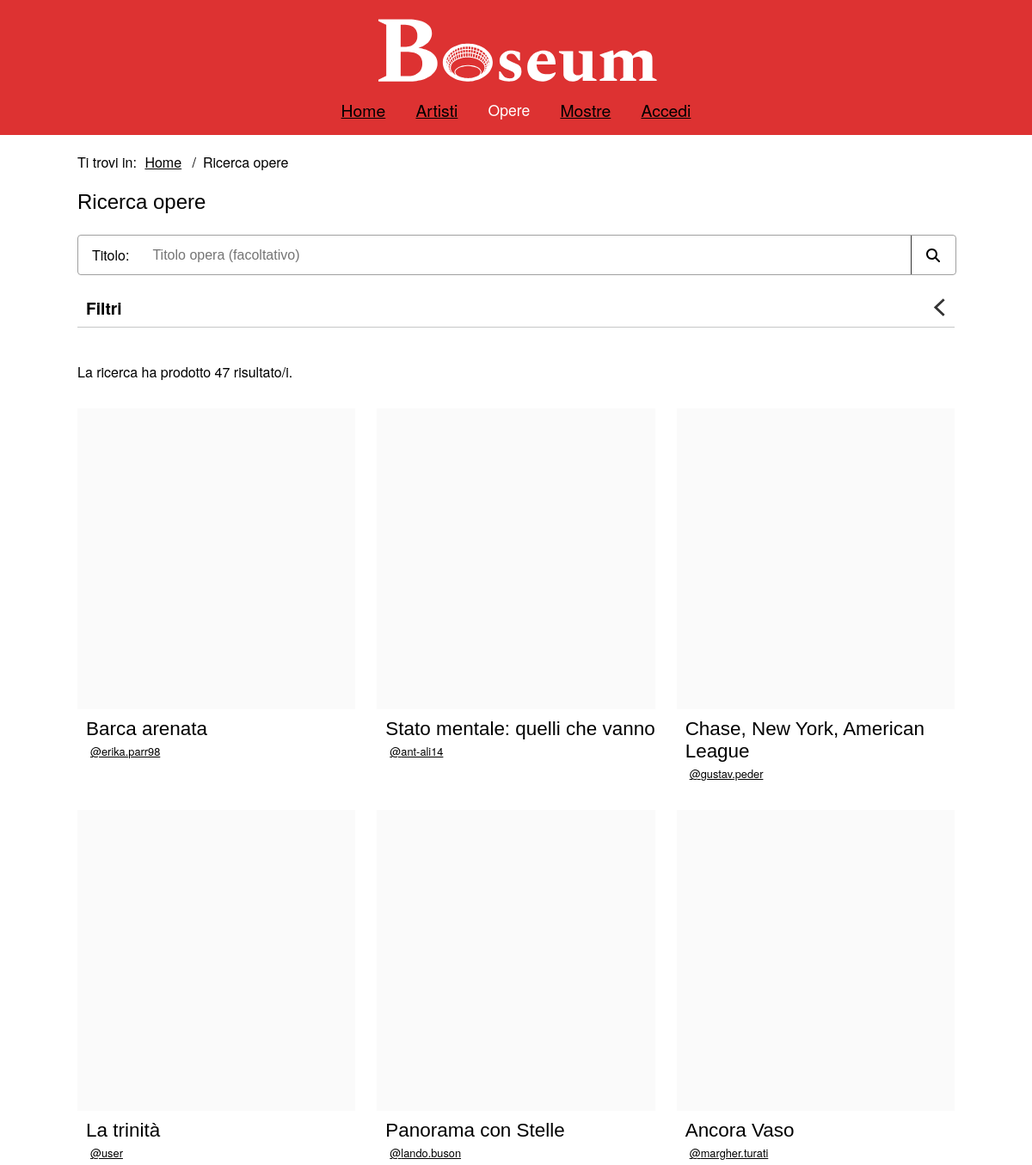
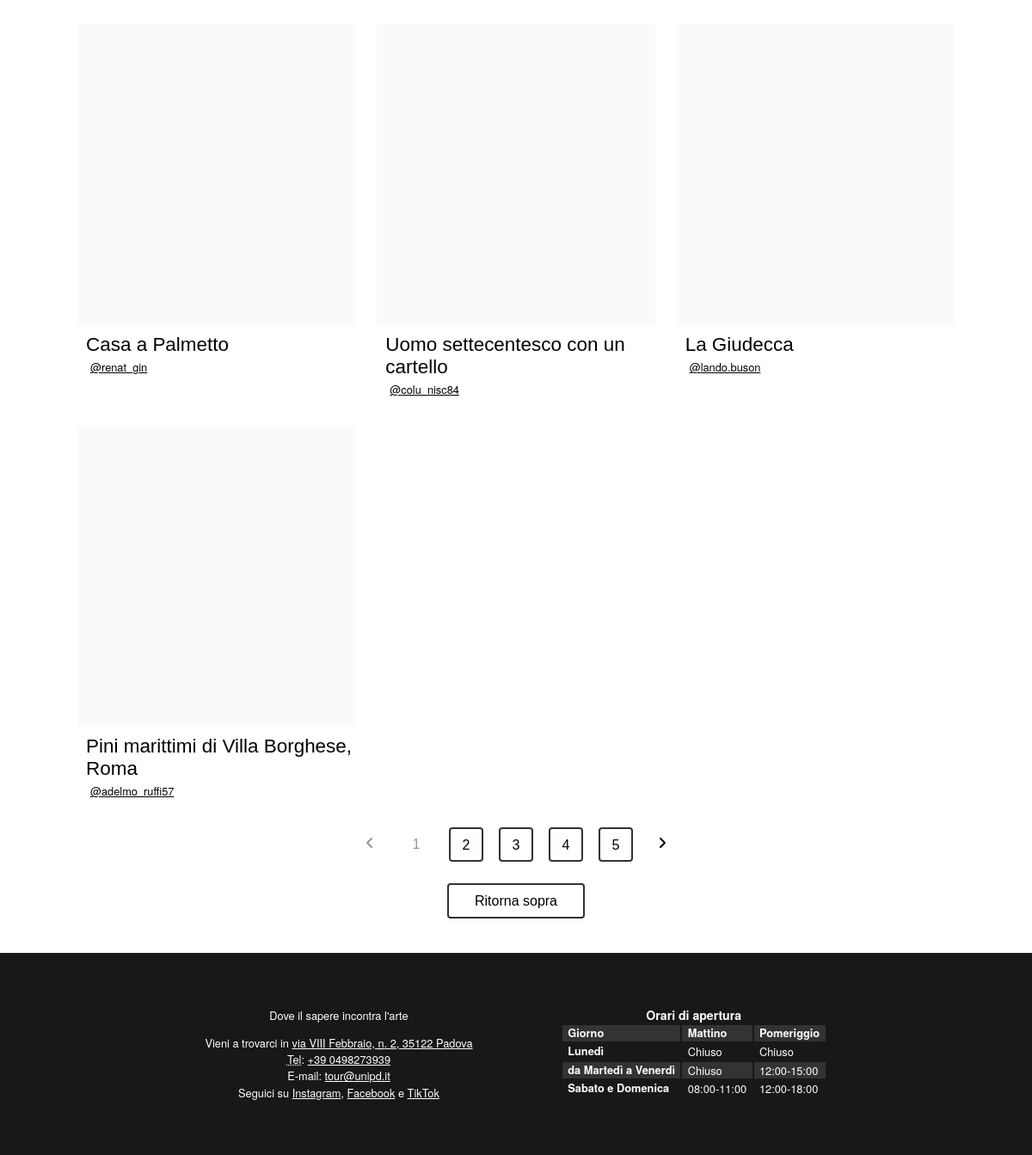
Screenshot of /php/opere.php with the database file from the repository (2 pictures, top to bottom).
### tables this page shows
CREATE TABLE `Artworks` (
  `id` int(11) NOT NULL,
  `title` varchar(100) NOT NULL,
  `main_image` varchar(100) NOT NULL,
  `description` varchar(1000) NOT NULL,
  `height` float DEFAULT NULL,
  `width` float DEFAULT NULL,
  `length` float DEFAULT NULL,
  `start_date` date DEFAULT NULL,
  `end_date` date DEFAULT NULL,
  `upload_time` timestamp NOT NULL DEFAULT current_timestamp(),
  `id_artist` int(11) NOT NULL
);

CREATE TABLE `Users` (
  `id` int(11) NOT NULL,
  `username` varchar(30) NOT NULL,
  `password` varchar(255) NOT NULL,
  `name` varchar(30) NOT NULL,
  `lastname` varchar(30) NOT NULL,
  `is_admin` tinyint(1) NOT NULL,
  `image` varchar(100) DEFAULT NULL,
  `birth_date` date DEFAULT NULL,
  `birth_place` varchar(30) DEFAULT NULL,
  `biography` varchar(1000) DEFAULT NULL,
  `experience` varchar(1000) DEFAULT NULL
);

### php/DBAccess.php (called while the page is built, shortened)
<?php
class DBAccess
{
    private $connection;
    public function openDBConnection()
    {
        try {
            $this->connection = mysqli_connect(
                self::HOST_DB,
                self::USERNAME,
                self::PASSWORD,
                self::DATABASE_NAME
            );
        } catch (\Exception $e) {
            return false;
        }
        return true;
    }
    public function getLabels()
    {
        $query = "SELECT * FROM Labels";
        $queryResult = mysqli_query($this->connection, $query) or DBAccess::errorDB(true);
        if (mysqli_num_rows($queryResult) != 0) {
            $result = array();
            while ($row = mysqli_fetch_array($queryResult, MYSQLI_ASSOC)) {
                $result[] = $row;
            }
            return $result;
        } else return null;
    }
    public function getArtworksQuery($text = "", $time = "", $height = "", $width = "", $depth = "", $labels = array())
    {
        $time_filter = "";
        $height_filter = "";
        $width_filter = "";
        $depth_filter = "";
        $labels_filter = "";
        $groupby_labels_filter = "";
        $query = "SELECT DISTINCT A1.id AS artistID, A1.title, A1.main_image, U1.id AS artworkID, U1.username
                    FROM (Artworks AS A1 JOIN Users AS U1 ON A1.id_artist = U1.id)
                    JOIN (
                        SELECT DISTINCT Artworks.id
                        FROM (Artworks LEFT OUTER JOIN Users ON Artworks.id_artist = Users.id) LEFT OUTER JOIN ArtworkLabels ON Artworks.id = ArtworkLabels.id_artwork
                        WHERE (Artworks.title LIKE '%$text%'
                            $time_filter
                            $height_filter
                            $width_filter
                            $depth_filter
                            $labels_filter
                        ) $groupby_labels_filter ) AS QR ON A1.id = QR.id
                    ORDER BY A1.upload_time DESC";
        $queryResult = mysqli_query($this->connection, $query) or DBAccess::errorDB(true);
        if (mysqli_num_rows($queryResult) != 0) {
            $result = array();
            while ($row = mysqli_fetch_array($queryResult, MYSQLI_ASSOC)) {
                $result[] = $row;
            }
            return $result;
        } else return null;
    }
}

### php/opere.php (the view, shortened to what this page needs)
<?php
require_once 'DBAccess.php';
require_once 'utils.php';
$isLoggedIn = isset($_SESSION['logged_id']);
$loginOrProfileTitle = $isLoggedIn ?
    "<a href=\"artista.php?id=" . $_SESSION['logged_id'] . "\"><span lang=\"en\">Account</span></a>" :
    "<a href=\"login.php\">Accedi</a>";
$connection = new DB\DBAccess();
$titleSearch = isset($_GET["title"]) ? $_GET["title"] : "";
$dateSearch = isset($_GET["date"]) ? $_GET["date"] : "";
$heightSearch =  isset($_GET["height"]) ? $_GET["height"] : "";
$widthSearch = isset($_GET["width"]) ? $_GET["width"] : "";
$depthSearch = isset($_GET["depth"]) ? $_GET["depth"] : "";
$labelSearch = array();
$labels = $connection->getLabels();
$labelsContainer = '';
if ($labels && sizeof($labels) > 0) {
    $labelsContainer = "<ul id=\"labels_list\">";
    foreach ($labels as $label) {
        $labelChecked = isset($_GET[$label['label']]) ? "checked" : "";
        $labelsContainer .= "
        <li>
            <input
                type=\"checkbox\"
                class=\"label_checkbox\"
                id=\"" . $label['label'] . "\"
                value=\"" . $label['label'] . "\"
                name=\"" . $label['label'] . "\"
                " . $labelChecked . ">
            <label for=\"" . $label['label'] . "\">" . ucfirst($label['label']) . "</label>
        </li>";
    }
    $labelsContainer .= "</ul>";
}
$artworks = $connection->getArtworksQuery($titleSearch, $dateSearch, $heightSearch, $widthSearch, $depthSearch, $labelSearch);
$dateRanges = array("1960-1970", "1970-1980", "1990-2000", "2000-2005", "2005-2010", "2010-2015", "2015-2020", "2020-2024");
$dateOptions = "<option value=\"\">-</option>";
foreach ($dateRanges as $date) {
    $dateSelected = $dateSearch == $date ? " selected" : "";
    $dateOptions .= "<option value=\"" . $date . "\"" . $dateSelected . ">" . $date . "</option>";
}
$heightRanges = array("0-20", "20-50", "50-80", "80-150", "150-300");
$heightOptions = "<option value=\"\">-</option>";
foreach ($heightRanges as $height) {
    $heightSelected = $heightSearch == $height ? " selected" : "";
    $heightOptions .= "<option value=\"" . $height . "\"" . $heightSelected . ">" . $height . "</option>";
}
$widthRanges = array("0-20", "20-50", "50-80", "80-150", "150-300");
$widthOptions = "<option value=\"\">-</option>";
foreach ($widthRanges as $width) {
    $widthSelected = $widthSearch == $width ? " selected" : "";
    $widthOptions .= "<option value=\"" . $width . "\"" . $widthSelected . ">" . $width . "</option>";
}
$depthRanges = array("0-20", "20-50", "50-80", "80-150", "150-300");
$depthOptions = "<option value=\"\">-</option>";
foreach ($depthRanges as $depth) {
    $depthSelected = $depthSearch == $depth ? " selected" : "";
    $depthOptions .= "<option value=\"" . $depth . "\"" . $depthSelected . ">" . $depth . "</option>";
}
$figuresContainer = "";
if ($artworks && sizeof($artworks) > 0) {
    $figuresContainer = "<div class=\"results_section\" id=\"paginated_section\">";
    foreach ($artworks as $artwork) {
        $idArtwork = $artwork['artistID'];
        $title = $artwork['title'];
        $mainImage = $artwork['main_image'];
        $idArtist = $artwork['artworkID'];
        $username = $artwork['username'];
        $figuresContainer .= "
        <figure class=\"gallery_item\">
            <div class=\"artwork_gallery_item_image\">
                <a aria-label=\"Visita la pagina dell'opera " . $title . "\"
                    href=\"opera.php?id=" . $idArtwork . "\">
                    <img src=\"" . $mainImage . "\" alt=\"\"/>
                </a>
            </div>
            <figcaption>
                <div class=\"artwork_gallery_item_title\">
                    <h3>" . $title . "</h3>
                </div>
                <div class=\"artist_mini_preview_info\">
                    <a href=\"artista.php?id=" . $idArtist . "\">" . $username . "</a>
                </div>
            </figcaption>
        </figure>";
    }
    $figuresContainer .= "</div>" . addPaginator();
}
$opere = file_get_contents("../templates/opere.html");
$opere = str_replace("{{login_or_profile_title}}", $loginOrProfileTitle, $opere);
$opere = str_replace("{{title}}", $titleSearch, $opere);
$opere = str_replace("{{date}}", $dateOptions, $opere);
$opere = str_replace("{{height}}", $heightOptions, $opere);
$opere = str_replace("{{width}}", $widthOptions, $opere);
$opere = str_replace("{{depth}}", $depthOptions, $opere);
$opere = str_replace("{{labels}}", $labelsContainer, $opere);
$opere = str_replace("{{count}}", $artworks ? sizeof($artworks) : 0, $opere);
$opere = str_replace("{{results}}", $figuresContainer, $opere);
echo ($opere);

### assets/CSS/mini.css (style rules this page uses)
header { display: flex; align-items: center; justify-content: space-between; }
header h1 { background-image: url("../images/logomini.png"); font-size: 3em; }
#menu { width: max-content; color: white; transition: transform 0.5s ease; z-index: 3; }
#menu nav { position: fixed; right: 0; top: 0; width: 100%; padding: 5em 0 3em 0; background: var(--headerBgColor); transform: translateY(-100%); transition: transform 0.5s ease; }
#menu nav ul { flex-direction: column; align-items: center; margin: auto; }
#menu nav ul li { padding-bottom: 15px; }
#menu nav a { visibility: hidden; }
.results_section { max-width: min(85vw, 1440px); display: block; margin: 30px auto; }
.artwork_gallery_item_image { max-height: 250px; min-height: unset; min-width: unset; }
footer { flex-wrap: wrap-reverse; }
footer div { padding: 2em 1em; }
.gallery_item { margin-top: 2em; max-width: unset; }

### assets/CSS/print.css (style rules this page uses)
html { padding: 0.5cm; }
h3, h4, h5, h6 { font-size: 1.5em; }
#menu { display: none; }
.breadcrumb, .breadcrumb li { display: inline; list-style: none; }
.breadcrumb li:after { content: "/"; padding: 1em; }
footer { margin-top: 2cm; }
#infofoot { border: 1px solid black; border-radius: 10px; text-align: center; font-size: 0.8em; }
#listinfofoot { list-style: none; }
#orariofoot { display: none; }
.gallery_item { padding: 0.5cm 0 0.5cm; display: flex; flex-direction: row; }
.artwork_gallery_item_title { padding: 1cm; }
.artwork_gallery_item_image, .gallery_item figcaption { display: inline-block; }
.artist_gallery_item_title, .artist_mini_preview_info { display: flex; }
.gallery_item figcaption .artist_mini_preview_info { margin-left: 1cm; }
.results_section .gallery_item { padding: 0.2cm; border: 0.5px solid grey; }

### rows the page displays
artworks: title "Barca arenata", id_artist.username "erika.parr98"
artworks: title "Stato mentale: quelli che vanno", id_artist.username "ant-ali14"
artworks: title "Chase, New York, American League", id_artist.username "gustav.peder"
artworks: title "La trinità", id_artist.username "user"
artworks: title "Panorama con Stelle", id_artist.username "lando.buson"
artworks: title "Ancora Vaso", id_artist.username "margher.turati"
artworks: title "Casa a Palmetto", id_artist.username "renat_gin"
artworks: title "Uomo settecentesco con un cartello", id_artist.username "colu_nisc84"
artworks: title "La Giudecca", id_artist.username "lando.buson"
artworks: title "Pini marittimi di Villa Borghese, Roma", id_artist.username "adelmo_ruffi57"
